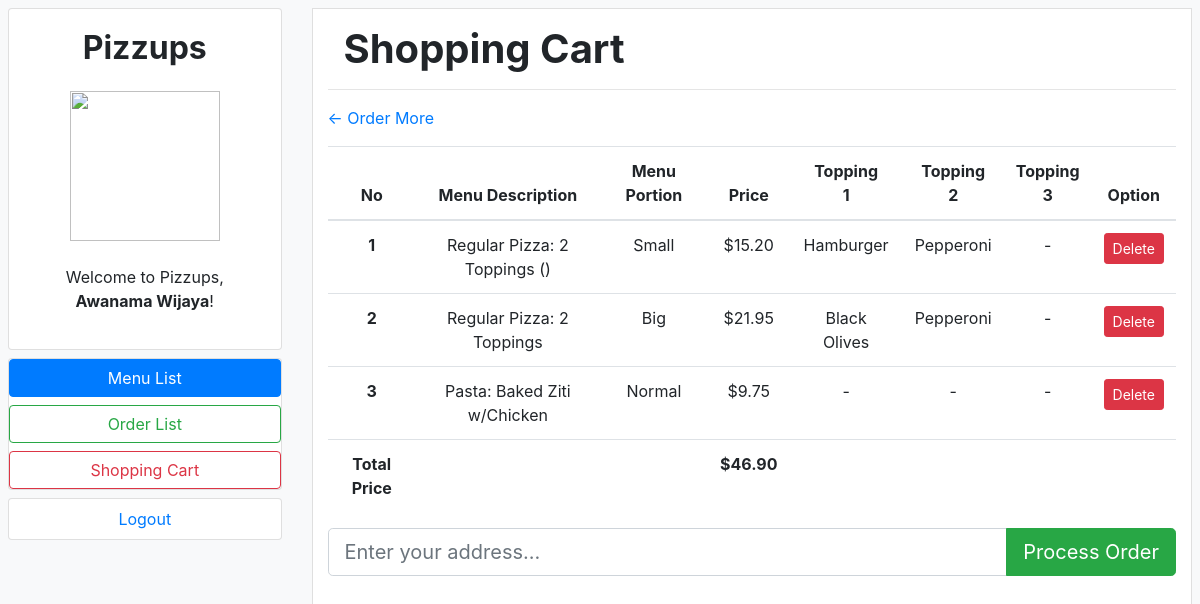
Before: /shopping-cart (signed in) with the older database file.
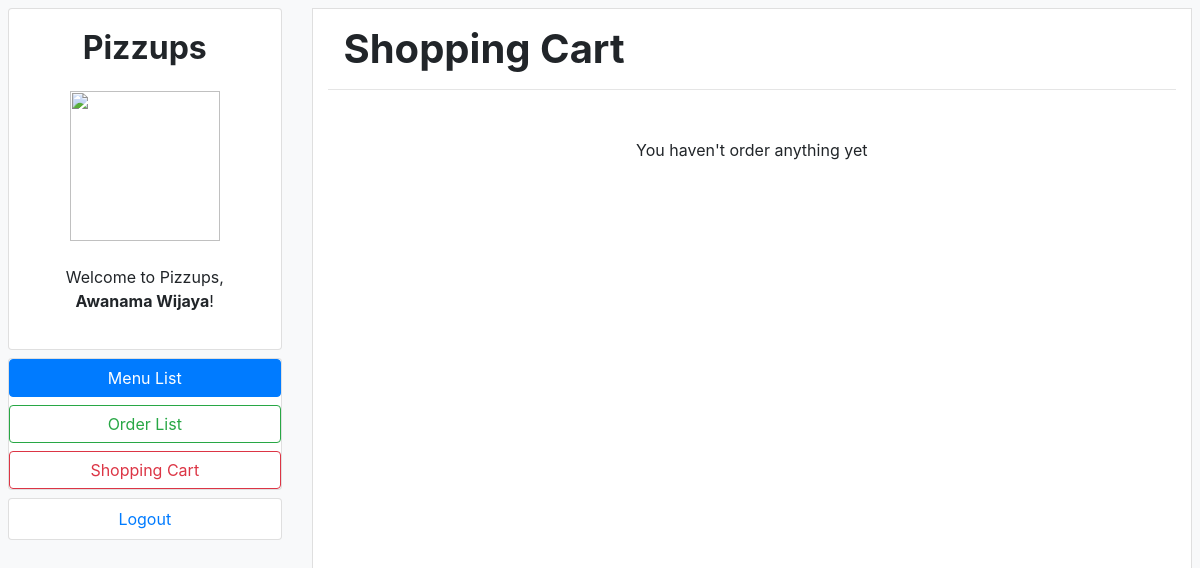
After: the same page with the newer database file.
### orders/models.py (models this page shows, shortened)
class UserShoppingCart(models.Model):
    user = models.ForeignKey(User, on_delete=models.CASCADE, related_name="shoppingcart") #user
    user_fullname = models.CharField(max_length=255) #Awanama Wijaya
    menu_desc = models.CharField(max_length=255) #Regular Pizza: Cheese
    menu_portion=models.CharField(max_length=32) #Small
    price = models.DecimalField(max_digits=4, blank=True, decimal_places=2, null=True) #6.00
    topping1 = models.CharField(max_length=32, null=True, blank=True)
    topping2 = models.CharField(max_length=32, null=True, blank=True)
    topping3 = models.CharField(max_length=32, null=True, blank=True)

### orders/views.py (the view, shortened to what this page needs)
# urls.py: path("shopping-cart", views.shoppingCart, name="shopping cart"),
def shoppingCart(request, option="", shopping_cart_id=-1):
    if not request.user.is_authenticated:
        return HttpResponseRedirect(reverse("login"))
    if option=="delete":
        request.user.shoppingcart.filter(id=shopping_cart_id).delete()
        return HttpResponseRedirect(reverse("shopping cart"))
    carts = request.user.shoppingcart.all()
    if carts:
        total_price = round(request.user.shoppingcart.all().aggregate(Sum('price'))['price__sum'], 2)
    else:
        total_price = None
    return render(request, "order/shopping_cart.html", {'carts':carts, 'total_price':total_price})

### orders/templates/order/shopping_cart.html (shortened to what this page needs)
{% extends "homelayout.html" %}
{% block body %}
<div id="order-list-header">
  <h1 class="font-weight-bold pt-3 pl-3">Shopping Cart</h1>
</div>
<hr>
<div id="order-list-body">
  {% if carts%}
  <a href="{% url 'default menu list' %}">&#8592; Order More</a>
  <div>
    <table class="table mt-3 table-fixed text-center">
      <thead>
        <tr>
          <th scope="col">No</th>
          <th scope="col">Menu Description</th>
          <th scope="col">Menu Portion</th>
          <th scope="col">Price</th>
          <th scope="col">Topping<br>1</th>
          <th scope="col">Topping<br>2</th>
          <th scope="col">Topping<br>3</th>
          <th scope="col">Option</th>
        </tr>
      <thead>
      <tbody>
        {% for cart in carts %}
        <tr>
          <th scope="row">{{forloop.counter}}</th>
          <td>{{cart.menu_desc}}</td>
          <td>{{cart.menu_portion}}</td>
          <td>${{cart.price}}</td>
          <td>
            {% if cart.topping1 is not none %}
                {{cart.topping1}}
            {% else %}
                -
            {% endif %}
          </td>
          <td>
            {% if cart.topping2 is not none %}
                {{cart.topping2}}
            {% else %}
                -
            {% endif %}
          </td>
          <td>
            {% if cart.topping3 is not none %}
                {{cart.topping3}}
            {% else %}
                -
            {% endif %}
          </td>
          <td><a href="{% url 'shopping cart option' 'delete' cart.id %}" class="btn btn-danger btn-sm">Delete</a></td>
        </tr>
      {% endfor %}
      </tbody>
      <tfoot>
          <tr>
            <th>Total Price</th>
            <th> </th>
            <th> </th>
            <th>${{total_price}}</th>
            <th> </th>
            <th> </th>
            <th> </th>
            <th> </th>
          </tr>
      </tfoot>
    </table>
  </div>
  {% else %}
  <p class="mt-5 text-center"> You haven't order anything yet </p>
  {% endif %}
{% if carts %}
<form method="post">
  <div class="input-group input-group-lg flex-nowrap w-100">
    <input type="text" name="address" class="form-control" placeholder="Enter your address..." required>
    <div class="input-group-append">
      <button class="btn btn-success" type="submit">Process Order</button>
    </div>
  </div>
</form>
{% endif %}
</div>
{% endblock %}

### orders/templates/homelayout.html (shortened to what this page needs)
<!DOCTYPE html>
<html style="max-height: 100% !important;" lang="en">
<head>
    <link rel="stylesheet" href="https://stackpath.bootstrapcdn.com/bootstrap/4.3.1/css/bootstrap.min.css">
</head>
<body class="bg-light" style="height: 100vh !important; overflow-x: hidden;">
    <div class="row p-2">
      <div class="col-3">
        <div class="card">
          <div class="card-body text-center">
            <h2 class="font-weight-bold mb-4">Pizzups</h2>
            <img width="150px" height="150px" src="https://www.pngkey.com/png/full/31-318002_pizza-png-tumblr-cartoon-pizza-transparent.png"/>
            <p class="mt-4">Welcome to Pizzups, <b>{{user.first_name}} {{user.last_name}}</b>!</p>
          </div>
        </div>
        <div class="card mt-2">
            <a href="{% url 'default menu list' %}" class="mb-2 text-center btn btn-outline-primary active">Menu List</a>
            <a href="{% url 'order list' %}" class="text-center btn btn-outline-success">Order List</a>
            <a href="{% url 'shopping cart' %}" class="mt-2 text-center btn btn-outline-danger">Shopping Cart</a>
        </div>
        <div class="card mt-2">
            <a href="{% url 'login' %}" class="text-center p-2">Logout</a>
        </div>
      </div>
      <div class="col-9 ">
        <div class="container" style="background-color: white; height: 100vh; border: 1px solid rgba(0,0,0,.125); overflow-y: scroll;">
          {% block body %}{% endblock %}
        </div>
      </div>
    </div>
</body>
</html>

Changed rows visible on the page:
removed UserShoppingCart: menu_desc "Regular Pizza: 2 Toppings ()", menu_portion "Small", price "15.20", topping1 "Hamburger", topping2 "Pepperoni"
removed UserShoppingCart: menu_desc "Regular Pizza: 2 Toppings", menu_portion "Big", price "21.95", topping1 "Black Olives", topping2 "Pepperoni"
removed UserShoppingCart: menu_desc "Pasta: Baked Ziti w/Chicken", menu_portion "Normal", price "9.75"
Other visible differences:
{{ total_price }}: "46.90" → (not shown)
text no longer shown: "← Order More No Menu Description Menu Portion Price Topping 1 Topping 2 Topping 3 Option Total Price $ Process Order"
text now shown: "You haven't order anything yet"
